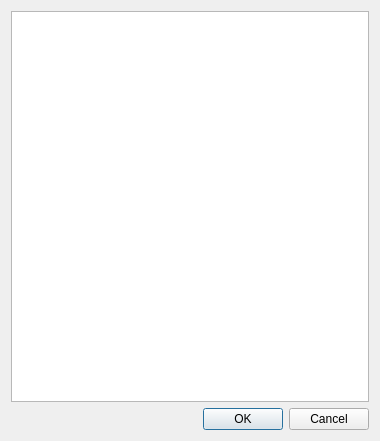
<?xml version="1.0" encoding="UTF-8"?>
<ui version="4.0">
 <class>SelectionDialog</class>
 <widget class="QDialog" name="SelectionDialog">
  <property name="geometry">
   <rect>
    <x>0</x>
    <y>0</y>
    <width>380</width>
    <height>441</height>
   </rect>
  </property>
  <property name="windowTitle">
   <string>Dialog</string>
  </property>
  <layout class="QGridLayout" name="gridLayout">
   <item row="0" column="0">
    <widget class="QListView" name="listView"/>
   </item>
   <item row="1" column="0">
    <widget class="QDialogButtonBox" name="buttonBox">
     <property name="orientation">
      <enum>Qt::Horizontal</enum>
     </property>
     <property name="standardButtons">
      <set>QDialogButtonBox::Cancel|QDialogButtonBox::Ok</set>
     </property>
    </widget>
   </item>
  </layout>
 </widget>
 <resources/>
 <connections>
  <connection>
   <sender>buttonBox</sender>
   <signal>accepted()</signal>
   <receiver>SelectionDialog</receiver>
   <slot>accept()</slot>
   <hints>
    <hint type="sourcelabel">
     <x>248</x>
     <y>254</y>
    </hint>
    <hint type="destinationlabel">
     <x>157</x>
     <y>274</y>
    </hint>
   </hints>
  </connection>
  <connection>
   <sender>buttonBox</sender>
   <signal>rejected()</signal>
   <receiver>SelectionDialog</receiver>
   <slot>reject()</slot>
   <hints>
    <hint type="sourcelabel">
     <x>316</x>
     <y>260</y>
    </hint>
    <hint type="destinationlabel">
     <x>286</x>
     <y>274</y>
    </hint>
   </hints>
  </connection>
 </connections>
</ui>
